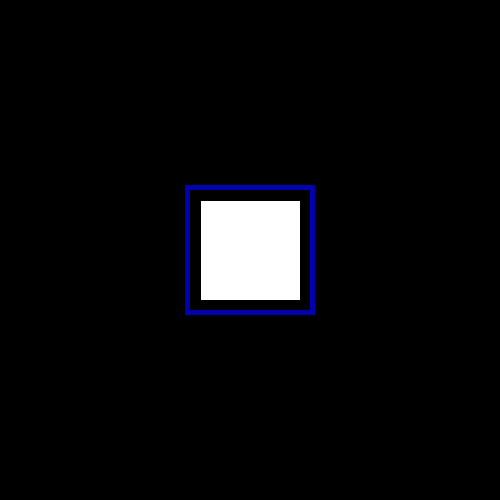
Frame 1 (no input)
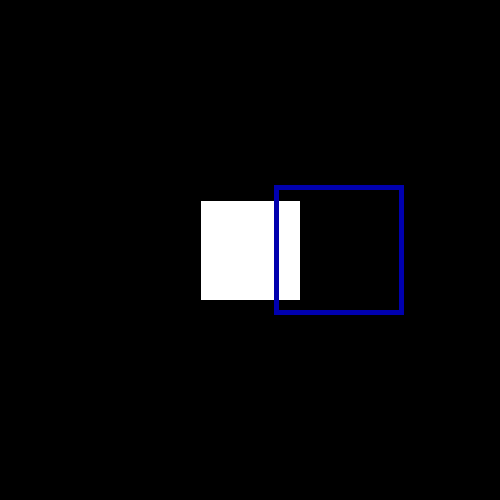
Frame 60 (the mouse pressed at the canvas centre just before this capture)
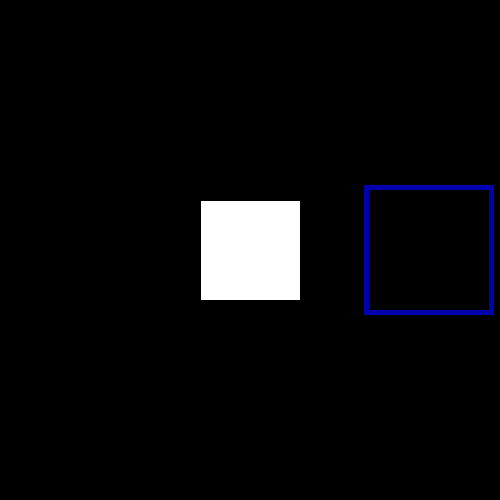
Frame 120 (the mouse held since frame 60 and released just before this capture)

The Processing sketch that drew these frames (run headless with seeded random() and noise(); from frame 60 on, the mouse is pressed at the canvas centre):

// Processing sketch: Notes_1_2D_Animation
// ── Notes_1_2D_Animation.pde
float x;

void setup() {
  size(500, 500);
  x = width / 2.0;
  
  int y = 67 - 23;
  println(y);
  
  // Integer Division
  int div = 1 / 2;
  println("1 / 2 = " + div);
  
  float floatDiv = 1 / 2;
  println("1 / 2 = " + floatDiv);
  
  float floatDiv2 = 1.0 / 2.0;
  println("1.0 / 2.0 = " + floatDiv2);
}

void draw() {
  background(0);
  rectMode(CENTER);
  stroke(0);
  fill(255);
  strokeWeight(1);
  rect(width / 2.0, height / 2.0, 100, 100);
  
  noFill();
  stroke(0, 0, 175);
  strokeWeight(5);
  rect(x, height / 2.0, 125, 125);
  
  x = x + 1.5;
}

//void mousePressed() {
//  x = x + (-3);
//}
